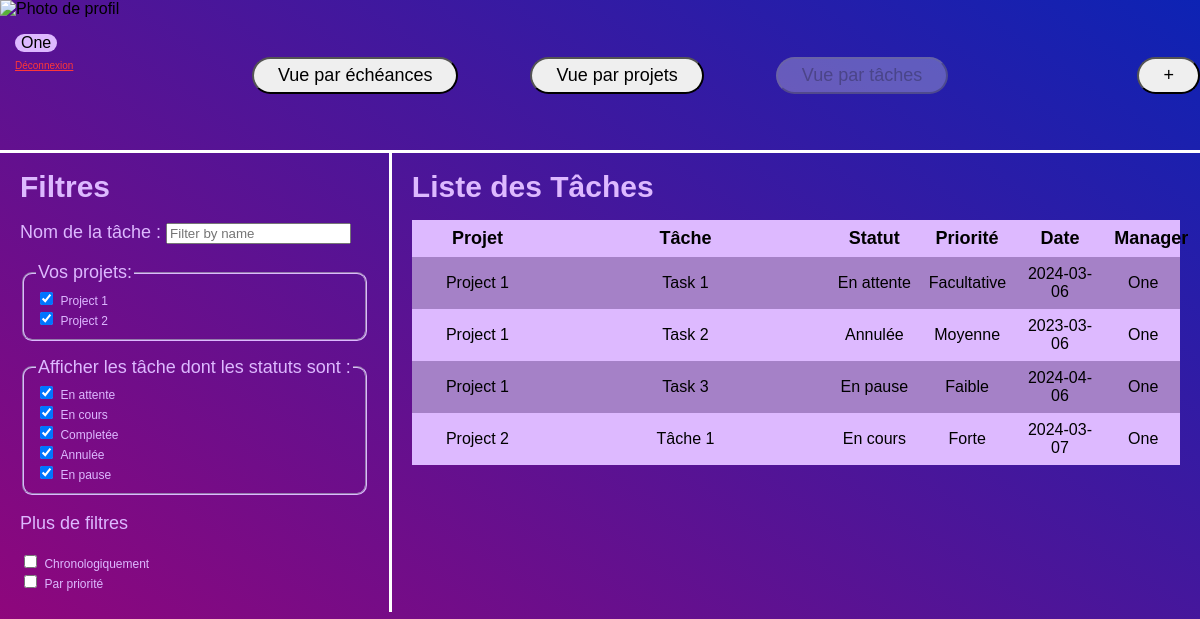
Screenshot of /id/2/list with the database file from the repository.
### database/database.py (models this page shows)
class User(db.Model):
    __tablename__ = 'user'
    id = db.Column(db.Integer, primary_key=True, autoincrement=True)
    username = db.Column(db.Text)
    password = db.Column(db.Text)
    mail = db.Column(db.Text)
    role = db.Column(db.Integer) #1=Manager, 2=Développeur, 3=ManDev

class Project(db.Model):
    __tablename__ = 'project'
    id = db.Column(db.Integer, primary_key=True, autoincrement=True)
    name = db.Column(db.Text)
    description = db.Column(db.Text)
    date = db.Column(db.Date)
    manager = db.Column(db.Integer, ForeignKey('user.id'))

class Project_Task(db.Model):
    __tablename__ = 'project_task'
    id_project = db.Column(db.Integer, ForeignKey('project.id'), primary_key=True)
    id_task = db.Column(db.Integer, ForeignKey('task.id'), primary_key=True)

class Task(db.Model):
    __tablename__ = 'task'
    id = db.Column(db.Integer, primary_key=True, autoincrement=True)
    name = db.Column(db.Text)
    date = db.Column(db.Date)
    description = db.Column(db.Text)
    column = db.Column(db.Integer, db.ForeignKey('column.id'))
    status = db.Column(db.String)
    __table_args__ = (
        CheckConstraint(status.in_(['En attente', 'En cours', 'Completée','Annulée', 'En pause'])),
    )
    priority = db.Column(db.String)
    __table_args__ = (
        CheckConstraint(priority.in_(['Facultative', 'Faible', 'Moyenne', 'Forte', 'Importante'])),
    )

### app.py (the view)
@app.route('/id/<int:user_id>/list')
def list(user_id):
    with app.app_context():
        user = database.db.session.get(database.User, user_id)
        if user is not None:
            projects = database.projects_of_user(user)
            tasks = database.get_projects_tasks(user_id)
            return flask.render_template("list.html.jinja2", tasks=tasks, projects=projects, user=user)
        else:
            return "Utilisateur non trouvé", 404  # Retourne une réponse 404 (Not Found)

### database/database.py (called while the page is built)
def projects_of_user(user):
    id=user.id
    ps_dvp=Project_Dvp.query.filter_by(id_dvp=id).all()
    projects = []
    for x in ps_dvp:
        idx= x.id_project
        projects.append(Project.query.get(idx))
    return projects

def get_projects_tasks(user_id):
    project_and_id_tasks = join(Project, Project_Task, Project.id.label('id_project') == Project_Task.id_project)
    query = (db.session.query(
        Project_Task,
        Project.id.label('p_id'),
        Project.name.label('p_name'),
        Project.manager,
        Task.id.label('t_id'),
        Task.name.label('t_name'),
        Task.date,
        Task.status,
        Task.priority.label('t_prio'),
        User.username.label('m_name')
    ).join(
        Project, Project.id == Project_Task.id_project
    ).join(
        Task, Task.id == Project_Task.id_task
    ).join(
        User, Project.manager == User.id
    ).filter(
        Project.manager == user_id
    ).all())
    return query

### templates/list.html.jinja2 (shortened to what this page needs)
<!doctype html>
<html lang="en">
<head>
    <link rel="stylesheet" href="/static/css/list.css">
</head>
<body>
    <div class="container">
        <div class="top">
            <div class="profil">
                <div class="image"><img src="/static/img/pp1.png" alt="Photo de profil"></div>
                <div class="nom">
                    <p class="username"> {{ user.username }} </p>
                    <a href="/" class="deco">Déconnexion</a>
                </div>
            </div>
            <div class="haut">
                <div class="vues">
                    <button class="vue">Vue par échéances</button>
                    <button class="vue">Vue par projets</button>
                    <button disabled class="vue">Vue par tâches</button>
                </div>
                <div class="plus"><button class="vue"> + </button></div>
            </div>
        </div>
        <div class="content">
            <div class="left">
                <div class="titre">Filtres</div>
                <p class="filtre">Nom de la tâche : <input type="text" id="filter-task-by-name" placeholder="Filter by name"> </p>
                <fieldset>
                      <legend class="filtre">Vos projets:</legend>
                      {% for project in projects %}
                          <div>
                            <form>
                                <input type="checkbox" id="p_{{ project.id }}"  onclick="filterByProject({{ project.id }})" checked>
                                <label for="projet_1" class="filtre_proposition"> {{project.name}}</label>
                            </form>
                          </div>
                      {% endfor %}
                </fieldset>
                <form>
                  <fieldset>
                      <legend class="filtre">Afficher les tâche dont les statuts sont :</legend>
                      <div>
                          <form action="">
                            <input type="checkbox" id="waiting" onclick="filterWaiting()" checked>
                            <label for="waiting" class="filtre_proposition">En attente</label>
                          </form>
                      </div>
                      <div>
                          <form action="">
                            <input type="checkbox" id="in_progress" onclick="filterInProgress()" checked>
                            <label for="in_progress" class="filtre_proposition">En cours</label>
                          </form>
                      </div>
                      <div>
                          <form action="">
                            <input type="checkbox" id="completed" onclick="filterCompleted()" checked>
                            <label for="completed" class="filtre_proposition">Completée</label>
                          </form>
                      </div>
                      <div>
                          <form action="">
                            <input type="checkbox" id="cancelled" onclick="filterCancelled()" checked>
                            <label for="cancelled" class="filtre_proposition">Annulée</label>
                          </form>
                      </div>
                      <div>
                          <form action="">
                            <input type="checkbox" id="blocked" onclick="filterBlocked()" checked>
                            <label for="blocked" class="filtre_proposition">En pause</label>
                          </form>
                      </div>
                    </fieldset>
                </form>
                <p class="filtre">Plus de filtres</p>
                    <div>
                        <form action="">
                            <input type="checkbox" id="chronology" onclick="filterByTime()" autocomplete="off">
                            <label for="chronology" class="filtre_proposition">Chronologiquement</label>
                        </form>
                    </div>
                    <div>
                        <form action="">
                            <input type="checkbox" id="priority" onclick="filterByPrio()" autocomplete="off">
                            <label for="priority" class="filtre_proposition">Par priorité</label>
                        </form>
                    </div>
            </div>
            <div class="task-list">
                <div class="titre">Liste des Tâches</div>
                <table id="taches">
                    <thead>
                    <tr>
                        <th>Projet</th>
                        <th id="sort-name">Tâche</th>
                        <th>Statut</th>
                        <th>Priorité</th>
                        <th>Date</th>
                        <th>Manager</th>
                    </tr>
                    </thead>
                    <tbody>
                    {% for task in tasks %}
                        <tr data-name-task = "{{ task.t_name }}" data-status="{{ task.status }}" data-date="{{ task.date }}" data-project="{{ task.p_id }}" data-prio="{{ task.t_prio }}">
                            <td>{{ task.p_name }}</td>
                            <td>{{ task.t_name }}</td>
                            <td>{{ task.status }}</td>
                            <td>{{ task.t_prio }}</td>
                            <td>{{ task.date }}</td>
                            <td>{{ task.m_name }}</td>
                        </tr>
                    {% endfor %}
                    </tbody>
                </table>
            </div>
        </div>
    </div>
</body>
</html>

### static/css/list.css (style rules this page uses)
html { background-image: linear-gradient(to bottom left, #0d23b4, #9f0375); background-repeat: no-repeat; background-attachment: fixed; height: 100%; display: flex; }
body { flex-grow: 1; font-family: Arial, sans-serif; margin: 0px; }
.container { height: 100%; }
.top { display: flex; height: 150px; width: 100%; position: fixed; top: 0; border-bottom: solid #ffff; }
.left { border-right: solid #ffff; padding: 20px; }
.content { margin-top: 150px; position: fixed; display: flex; }
.titre { font-size: 2.5vw; font-weight: bold; color: #ddb9ff; }
fieldset { border-color: #ddb9ff; border-radius: 10px; }
.filtre { font-size: 1.5vw; color: #ddb9ff; }
.filtre_proposition { font-size: 1vw; color: #ddb9ff; }
.profil { width: 15vw; display: flex; justify-content: left; flex-direction: column; }
.image { flex-grow: 0; flex-shrink: 0; }
.nom { display: flex; flex-direction: column; justify-content: center; align-items: start; margin-left: 15px; }
.username { display: flex; flex-wrap: wrap; text-align: center; background-color: #ddb9ff; border-radius: 10px; max-width: 12vw; width: fit-content; height: fit-content; padding: 0vw 0.5vw; margin-bottom: 8px; }
.haut { display: flex; justify-content: space-around; flex-grow: 1; }
.vues { display: flex; justify-content: left; align-items: center; flex-grow: 1; }
.plus { display: flex; align-items: center; border-radius: 0px ; }
.vue { height: fit-content; font-size: 1.5vw; margin-left: 6vw; padding: 0.5vw 2vw; border-radius: 30px; }
.deco { color: #ff3737; font-size: x-small; }
.task-list { flex: 3; padding: 20px; }
table { width: 100%; border-collapse: collapse; table-layout: fixed; }
thead { background-color: #ddb9ff; font-size: 1.5vw; }
thead th:nth-child(1) { width: 15%; }
thead th:nth-child(2) { width: 35%; }
thead th:nth-child(3) { width: 10%; }
thead th:nth-child(4) { width: 10%; }
thead th:nth-child(5) { width: 10%; }
tbody tr:nth-child(odd) { background-color: #a581c7; }
tbody tr:nth-child(even) { background-color: #ddb9ff; }
th, td { padding: 8px; text-align: center; }

### rows the page displays
User: username "One"
Project: name "Project 1"
Project: name "Project 2"
Project_Task: p_name "Project 1", t_name "Task 1", status "En attente", t_prio "Facultative", date "2024-03-06", m_name "One"
Project_Task: p_name "Project 1", t_name "Task 2", status "Annulée", t_prio "Moyenne", date "2023-03-06", m_name "One"
Project_Task: p_name "Project 1", t_name "Task 3", status "En pause", t_prio "Faible", date "2024-04-06", m_name "One"
Project_Task: p_name "Project 2", t_name "Tâche 1", status "En cours", t_prio "Forte", date "2024-03-07", m_name "One"
